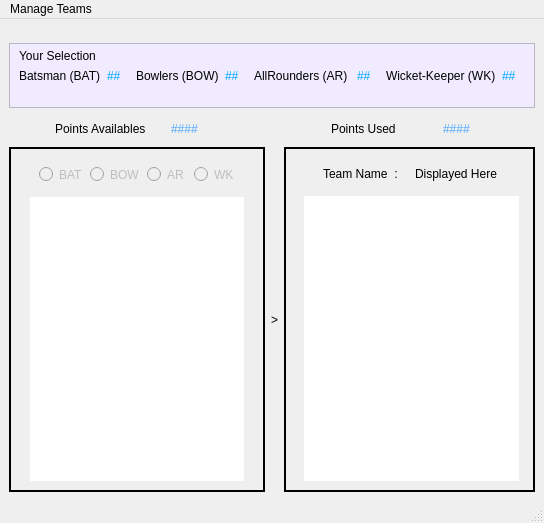
<?xml version="1.0" encoding="UTF-8"?>
<ui version="4.0">
 <class>MainWindow</class>
 <widget class="QMainWindow" name="MainWindow">
  <property name="geometry">
   <rect>
    <x>0</x>
    <y>0</y>
    <width>544</width>
    <height>523</height>
   </rect>
  </property>
  <property name="windowTitle">
   <string>MainWindow</string>
  </property>
  <property name="styleSheet">
   <string notr="true"/>
  </property>
  <widget class="QWidget" name="central_w">
   <layout class="QVBoxLayout" name="verticalLayout_3">
    <item>
     <spacer name="verticalSpacer">
      <property name="orientation">
       <enum>Qt::Vertical</enum>
      </property>
      <property name="sizeType">
       <enum>QSizePolicy::Preferred</enum>
      </property>
      <property name="sizeHint" stdset="0">
       <size>
        <width>20</width>
        <height>40</height>
       </size>
      </property>
     </spacer>
    </item>
    <item>
     <widget class="QFrame" name="frame">
      <property name="styleSheet">
       <string notr="true">background-color: rgb(241, 235, 255);
font: 75 10pt &quot;MS Shell Dlg 2&quot;;
</string>
      </property>
      <property name="frameShape">
       <enum>QFrame::StyledPanel</enum>
      </property>
      <property name="frameShadow">
       <enum>QFrame::Raised</enum>
      </property>
      <layout class="QGridLayout" name="gridLayout">
       <property name="topMargin">
        <number>5</number>
       </property>
       <property name="bottomMargin">
        <number>24</number>
       </property>
       <item row="1" column="4">
        <widget class="QLabel" name="label_10">
         <property name="text">
          <string>AllRounders (AR) </string>
         </property>
        </widget>
       </item>
       <item row="1" column="3">
        <widget class="QLabel" name="BOWL">
         <property name="styleSheet">
          <string notr="true">color: rgb(0, 170, 255);</string>
         </property>
         <property name="text">
          <string>##</string>
         </property>
        </widget>
       </item>
       <item row="1" column="5">
        <widget class="QLabel" name="ARL">
         <property name="styleSheet">
          <string notr="true">color: rgb(0, 170, 255);</string>
         </property>
         <property name="text">
          <string>##</string>
         </property>
        </widget>
       </item>
       <item row="1" column="1">
        <widget class="QLabel" name="BAT">
         <property name="styleSheet">
          <string notr="true">color: rgb(0, 170, 255);</string>
         </property>
         <property name="text">
          <string>##</string>
         </property>
        </widget>
       </item>
       <item row="1" column="0">
        <widget class="QLabel" name="label_2">
         <property name="text">
          <string>Batsman (BAT)</string>
         </property>
        </widget>
       </item>
       <item row="1" column="7">
        <widget class="QLabel" name="WK">
         <property name="styleSheet">
          <string notr="true">color: rgb(0, 170, 255);</string>
         </property>
         <property name="text">
          <string>##</string>
         </property>
        </widget>
       </item>
       <item row="1" column="6">
        <widget class="QLabel" name="label_12">
         <property name="text">
          <string>Wicket-Keeper (WK)</string>
         </property>
        </widget>
       </item>
       <item row="1" column="2">
        <widget class="QLabel" name="label_4">
         <property name="text">
          <string>Bowlers (BOW)</string>
         </property>
        </widget>
       </item>
       <item row="0" column="0">
        <widget class="QLabel" name="label">
         <property name="styleSheet">
          <string notr="true">
font: italic 9pt &quot;Comic Sans MS&quot;;</string>
         </property>
         <property name="text">
          <string>Your Selection</string>
         </property>
        </widget>
       </item>
      </layout>
     </widget>
    </item>
    <item>
     <widget class="QFrame" name="frame_2">
      <property name="styleSheet">
       <string notr="true">font: 75 10pt &quot;MS Shell Dlg 2&quot;;
border-color: rgb(255, 255, 255);</string>
      </property>
      <property name="frameShape">
       <enum>QFrame::NoFrame</enum>
      </property>
      <property name="frameShadow">
       <enum>QFrame::Plain</enum>
      </property>
      <property name="lineWidth">
       <number>0</number>
      </property>
      <layout class="QHBoxLayout" name="horizontalLayout">
       <property name="leftMargin">
        <number>46</number>
       </property>
       <property name="topMargin">
        <number>8</number>
       </property>
       <property name="rightMargin">
        <number>23</number>
       </property>
       <property name="bottomMargin">
        <number>5</number>
       </property>
       <item>
        <widget class="QLabel" name="label_6">
         <property name="styleSheet">
          <string notr="true">font: 75 9pt &quot;MS Shell Dlg 2&quot;;</string>
         </property>
         <property name="text">
          <string>Points Availables</string>
         </property>
        </widget>
       </item>
       <item>
        <widget class="QLabel" name="points_available">
         <property name="styleSheet">
          <string notr="true">color: rgb(85, 170, 255);</string>
         </property>
         <property name="text">
          <string>####</string>
         </property>
        </widget>
       </item>
       <item alignment="Qt::AlignRight">
        <widget class="QLabel" name="label_7">
         <property name="text">
          <string>Points Used</string>
         </property>
        </widget>
       </item>
       <item alignment="Qt::AlignHCenter">
        <widget class="QLabel" name="points_used">
         <property name="styleSheet">
          <string notr="true">color: rgb(85, 170, 255);</string>
         </property>
         <property name="text">
          <string>####</string>
         </property>
        </widget>
       </item>
      </layout>
     </widget>
    </item>
    <item>
     <layout class="QHBoxLayout" name="horizontalLayout_4">
      <item>
       <spacer name="horizontalSpacer_3">
        <property name="orientation">
         <enum>Qt::Horizontal</enum>
        </property>
        <property name="sizeType">
         <enum>QSizePolicy::Preferred</enum>
        </property>
        <property name="sizeHint" stdset="0">
         <size>
          <width>13</width>
          <height>345</height>
         </size>
        </property>
       </spacer>
      </item>
      <item>
       <widget class="QFrame" name="frame_3">
        <property name="sizePolicy">
         <sizepolicy hsizetype="Expanding" vsizetype="Preferred">
          <horstretch>0</horstretch>
          <verstretch>0</verstretch>
         </sizepolicy>
        </property>
        <property name="styleSheet">
         <string notr="true">border-color: rgb(15, 15, 15);</string>
        </property>
        <property name="frameShape">
         <enum>QFrame::Panel</enum>
        </property>
        <property name="frameShadow">
         <enum>QFrame::Plain</enum>
        </property>
        <property name="lineWidth">
         <number>2</number>
        </property>
        <property name="midLineWidth">
         <number>1</number>
        </property>
        <layout class="QVBoxLayout" name="verticalLayout">
         <property name="leftMargin">
          <number>19</number>
         </property>
         <property name="rightMargin">
          <number>19</number>
         </property>
         <item>
          <widget class="QFrame" name="frame_5">
           <property name="styleSheet">
            <string notr="true">font: 75 10pt &quot;MS Shell Dlg 2&quot;;</string>
           </property>
           <property name="frameShape">
            <enum>QFrame::NoFrame</enum>
           </property>
           <property name="frameShadow">
            <enum>QFrame::Sunken</enum>
           </property>
           <layout class="QHBoxLayout" name="horizontalLayout_2">
            <item>
             <widget class="QRadioButton" name="bat_rb">
              <property name="enabled">
               <bool>false</bool>
              </property>
              <property name="sizePolicy">
               <sizepolicy hsizetype="Expanding" vsizetype="Fixed">
                <horstretch>0</horstretch>
                <verstretch>0</verstretch>
               </sizepolicy>
              </property>
              <property name="text">
               <string>BAT</string>
              </property>
             </widget>
            </item>
            <item>
             <widget class="QRadioButton" name="bow_rb">
              <property name="enabled">
               <bool>false</bool>
              </property>
              <property name="sizePolicy">
               <sizepolicy hsizetype="Expanding" vsizetype="Fixed">
                <horstretch>0</horstretch>
                <verstretch>0</verstretch>
               </sizepolicy>
              </property>
              <property name="text">
               <string>BOW</string>
              </property>
             </widget>
            </item>
            <item>
             <widget class="QRadioButton" name="ar_rb">
              <property name="enabled">
               <bool>false</bool>
              </property>
              <property name="sizePolicy">
               <sizepolicy hsizetype="Expanding" vsizetype="Fixed">
                <horstretch>0</horstretch>
                <verstretch>0</verstretch>
               </sizepolicy>
              </property>
              <property name="text">
               <string>AR</string>
              </property>
             </widget>
            </item>
            <item>
             <widget class="QRadioButton" name="wk_rb">
              <property name="enabled">
               <bool>false</bool>
              </property>
              <property name="sizePolicy">
               <sizepolicy hsizetype="Expanding" vsizetype="Fixed">
                <horstretch>0</horstretch>
                <verstretch>0</verstretch>
               </sizepolicy>
              </property>
              <property name="text">
               <string>WK</string>
              </property>
             </widget>
            </item>
           </layout>
          </widget>
         </item>
         <item>
          <widget class="QListWidget" name="av_player">
           <property name="frameShape">
            <enum>QFrame::NoFrame</enum>
           </property>
          </widget>
         </item>
        </layout>
       </widget>
      </item>
      <item>
       <spacer name="horizontalSpacer">
        <property name="orientation">
         <enum>Qt::Horizontal</enum>
        </property>
        <property name="sizeType">
         <enum>QSizePolicy::Preferred</enum>
        </property>
        <property name="sizeHint" stdset="0">
         <size>
          <width>13</width>
          <height>345</height>
         </size>
        </property>
       </spacer>
      </item>
      <item>
       <widget class="QLabel" name="label_9">
        <property name="styleSheet">
         <string notr="true">font: 20pt &quot;MS Shell Dlg 2&quot;;</string>
        </property>
        <property name="lineWidth">
         <number>-10</number>
        </property>
        <property name="midLineWidth">
         <number>-10</number>
        </property>
        <property name="text">
         <string>&gt;</string>
        </property>
       </widget>
      </item>
      <item>
       <spacer name="horizontalSpacer_2">
        <property name="orientation">
         <enum>Qt::Horizontal</enum>
        </property>
        <property name="sizeType">
         <enum>QSizePolicy::Preferred</enum>
        </property>
        <property name="sizeHint" stdset="0">
         <size>
          <width>13</width>
          <height>345</height>
         </size>
        </property>
       </spacer>
      </item>
      <item>
       <widget class="QFrame" name="frame_4">
        <property name="styleSheet">
         <string notr="true">border-color: rgb(120, 120, 120);</string>
        </property>
        <property name="frameShape">
         <enum>QFrame::Panel</enum>
        </property>
        <property name="frameShadow">
         <enum>QFrame::Plain</enum>
        </property>
        <property name="lineWidth">
         <number>2</number>
        </property>
        <property name="midLineWidth">
         <number>1</number>
        </property>
        <layout class="QVBoxLayout" name="verticalLayout_2" stretch="0,0">
         <property name="spacing">
          <number>6</number>
         </property>
         <property name="leftMargin">
          <number>18</number>
         </property>
         <property name="topMargin">
          <number>9</number>
         </property>
         <property name="rightMargin">
          <number>14</number>
         </property>
         <item>
          <widget class="QFrame" name="frame_6">
           <property name="styleSheet">
            <string notr="true">font: 75 10pt &quot;MS Shell Dlg 2&quot;;</string>
           </property>
           <property name="frameShape">
            <enum>QFrame::NoFrame</enum>
           </property>
           <property name="frameShadow">
            <enum>QFrame::Raised</enum>
           </property>
           <layout class="QHBoxLayout" name="horizontalLayout_3">
            <item alignment="Qt::AlignHCenter">
             <widget class="QLabel" name="label_8">
              <property name="text">
               <string>Team Name  :</string>
              </property>
             </widget>
            </item>
            <item>
             <widget class="QLabel" name="team_name">
              <property name="styleSheet">
               <string notr="true"/>
              </property>
              <property name="text">
               <string>Displayed Here</string>
              </property>
             </widget>
            </item>
           </layout>
          </widget>
         </item>
         <item>
          <widget class="QListWidget" name="sel_player">
           <property name="frameShape">
            <enum>QFrame::NoFrame</enum>
           </property>
          </widget>
         </item>
        </layout>
       </widget>
      </item>
      <item>
       <spacer name="horizontalSpacer_4">
        <property name="orientation">
         <enum>Qt::Horizontal</enum>
        </property>
        <property name="sizeType">
         <enum>QSizePolicy::Preferred</enum>
        </property>
        <property name="sizeHint" stdset="0">
         <size>
          <width>13</width>
          <height>345</height>
         </size>
        </property>
       </spacer>
      </item>
     </layout>
    </item>
   </layout>
  </widget>
  <widget class="QMenuBar" name="menubar">
   <property name="geometry">
    <rect>
     <x>0</x>
     <y>0</y>
     <width>544</width>
     <height>21</height>
    </rect>
   </property>
   <widget class="QMenu" name="menuManage_Teams">
    <property name="cursor">
     <cursorShape>ArrowCursor</cursorShape>
    </property>
    <property name="styleSheet">
     <string notr="true">selection-background-color: rgb(0, 170, 255);

</string>
    </property>
    <property name="title">
     <string>Manage Teams</string>
    </property>
    <addaction name="new_t"/>
    <addaction name="open_t"/>
    <addaction name="save_t"/>
    <addaction name="evaluat_t"/>
    <addaction name="actionQuit"/>
   </widget>
   <addaction name="menuManage_Teams"/>
  </widget>
  <widget class="QStatusBar" name="statusbar"/>
  <action name="new_t">
   <property name="checkable">
    <bool>false</bool>
   </property>
   <property name="text">
    <string>NEW Team</string>
   </property>
   <property name="iconText">
    <string notr="true">NEW Team</string>
   </property>
   <property name="shortcut">
    <string>Ctrl+N</string>
   </property>
   <property name="shortcutContext">
    <enum>Qt::WindowShortcut</enum>
   </property>
   <property name="autoRepeat">
    <bool>true</bool>
   </property>
   <property name="visible">
    <bool>true</bool>
   </property>
   <property name="priority">
    <enum>QAction::NormalPriority</enum>
   </property>
   <property name="shortcutVisibleInContextMenu" stdset="0">
    <bool>true</bool>
   </property>
  </action>
  <action name="open_t">
   <property name="text">
    <string>OPEN Team</string>
   </property>
   <property name="shortcut">
    <string>Ctrl+O</string>
   </property>
  </action>
  <action name="save_t">
   <property name="enabled">
    <bool>true</bool>
   </property>
   <property name="text">
    <string>SAVE team</string>
   </property>
   <property name="shortcut">
    <string>Ctrl+S</string>
   </property>
   <property name="visible">
    <bool>true</bool>
   </property>
   <property name="iconVisibleInMenu">
    <bool>true</bool>
   </property>
   <property name="shortcutVisibleInContextMenu" stdset="0">
    <bool>true</bool>
   </property>
  </action>
  <action name="evaluat_t">
   <property name="text">
    <string>EVALUATE Team</string>
   </property>
   <property name="shortcut">
    <string>Ctrl+E</string>
   </property>
  </action>
  <action name="actionQuit">
   <property name="text">
    <string>QUIT</string>
   </property>
  </action>
 </widget>
 <resources/>
 <connections/>
</ui>
